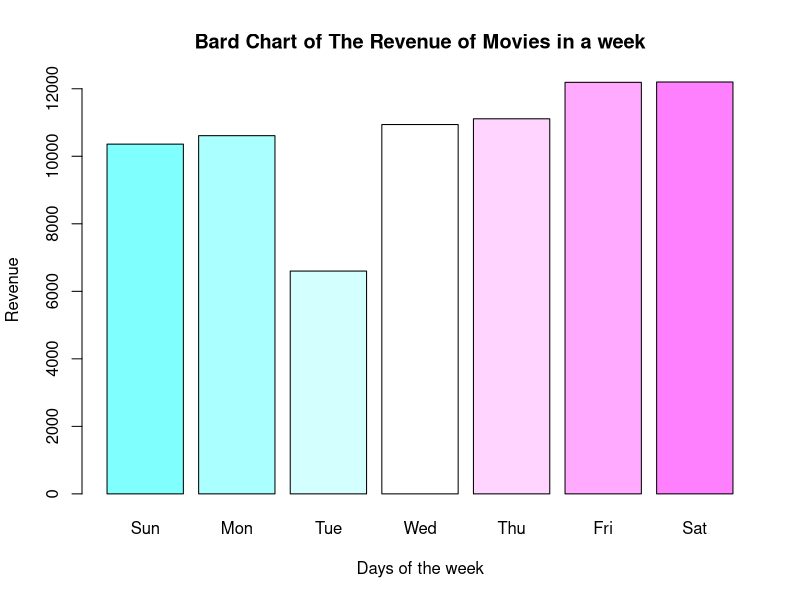
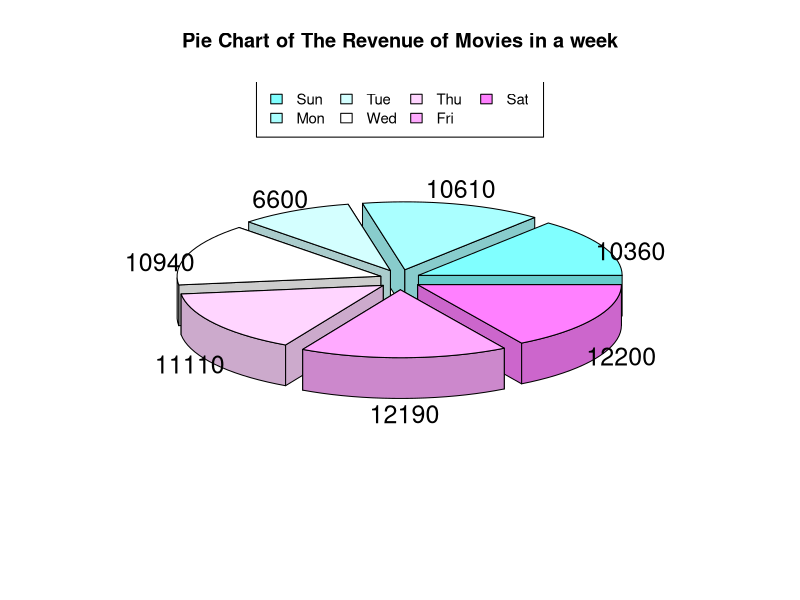

These figures' R source, in order:
# Potential Questions to Answer:
# 1. Create snacks that the customers can buy and randomize who buys which snack
# 2. Pretend you own multiple theaters and run two simulations to represent each theater and plot the results
# 3. Create conditional statements for movies that may be PG-13 and children are not allowed to watch

# Cost for adults and children
ticket_cost <- 70
ticket_cost_child <- 60
movies <-
  c('Greeland', 'The Invisble Man', 'Taxi Driver', 'Frozen 2', 'Mulan')  # List 5 of your favorite movies
screens <-
  5 # How many screens does the theater have? (assume 1 per movie)
seats <- 50  # How many seats does each theater hold
week_days <- rep(0, 7)  # Store totals for each day

total_revnues_per_day <- rep(0, 7)

# iterate through the week
for (day in 1:length(week_days)) {
  # Keep track of total revenue for the day
  total_revnues_per_day[day] <- 0
  week_days[day] <- day
  revenue <- 0
  # iterate through the amount of screens on a particular day
  for (s in 1:screens) {
    # Calculate  how many adults and children are watching the movie
    visitors_adults <- 0
    visitors_children <- 0
    total_vistors <- 55
    while (total_vistors >= seats) {
      visitors_adults = sample(seats, 1)
      visitors_children <- sample(seats, 1)
      total_vistors = visitors_adults + visitors_children
    }
    # Calculate the revenue for adults and children
    adults_revenue <- visitors_adults * ticket_cost
    children_revenue <- visitors_children * ticket_cost_child
    
    # Calculate revenue, and add to running total for the day
    revenue = revenue + (adults_revenue  + children_revenue)
    
  }
  # Save total to the corresponding day
  total_revnues_per_day[day] = revenue
}
week_days
total_revnues_per_day
days_week = c("Sun" , "Mon" , "Tue" , "Wed" , "Thu" , "Fri" , "Sat")

# Make a barchart showing total revenue per day
barplot(
  total_revnues_per_day,
  xlab = "Days of the week",
  ylab = "Revenue",
  names.arg = days_week ,
  main = "Bard Chart of The Revenue of Movies in a week",
  col = cm.colors(length(total_revnues_per_day))
)

# Make any other chart

# Simple Pie Chart
#install.packages('plotrix')
library(plotrix)
pie3D(
  total_revnues_per_day,
  labels = total_revnues_per_day,
  explode = 0.1 ,
  main = "Pie Chart of The Revenue of Movies in a week" ,
  col = cm.colors(length(total_revnues_per_day))
)
legend(
  "top",
  days_week ,
  cex = 0.9,
  ncol = 4,
  fill = cm.colors(length(total_revnues_per_day))
)

# Which day had the highest revenue?
index_of_max = which.max(total_revnues_per_day)
day_max = days_week[index_of_max]
print(
  paste0(
    "The Busiest Day in the theater is : ",
    day_max ,
    ",  With total revenue : " ,
    total_revnues_per_day[index_of_max]
  )
)
